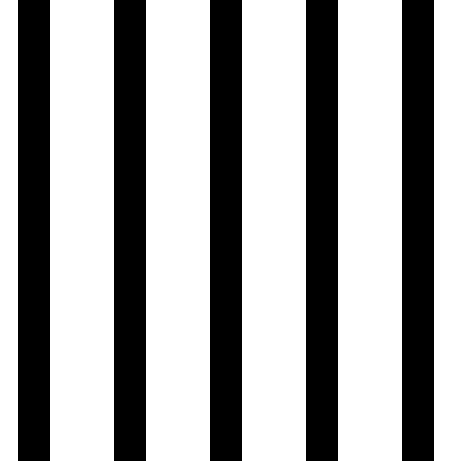
#> input picture EE610/src/zebra.png, 461 x 461 px
$ python fft_phase.py   (older library calls are emulated)
#> lines starting #> are read from the running program, lines starting #| are printed output that depends on the picture; after the words box and inside, x2 and y2 are one past the last pixel; in counts of white or black regions, pixels touching at a corner belong together
#> `img = Image.open('./../src/zebra.png').convert('L')`: img: PIL image 461x461 L; 65.3% white; 5 black regions, box (x1, y1, x2, y2) and area: (18, 0, 50, 461) 14752, (114, 0, 146, 461) 14752, (210, 0, 242, 461) 14752, (306, 0, 338, 461) 14752, (402, 0, 434, 461) 14752
### EE610/assgn1/final_fun.py
import numpy as np
from PIL import Image
from matplotlib import pyplot as plt

def showimg(l):
    '''
    accepts np array type object and constructs image from it
    and displays the image
    '''
    l = np.uint8(l)  # converting the values in integers in range of 0-255
    img = Image.fromarray(l)
    img.show()
    return img


def do_fft(nparray):
    '''
    accepts the np array of the image
    and return the DFT of it
    '''
    return np.fft.fftshift(np.fft.fft2(nparray))  # fftshift shifts the spectrum to the centre


# [164 lines left out: functions do_ifft, do_gamma, do_log, guassian_kernel, do_guassian_blur, non_zero_min and 5 more, not called in this run]


def display_fft_phase(l):
    '''
    method for displaying phase of fourier transform
    accepts np array type object
    and shows the phase plot of the fourier transform
    '''
    l = do_fft(l)

    def phase(i):
        '''
        returns the phase of imaginary number i
        '''
        return np.arctan2(i.imag, i.real)

    # np.vectorize helps effective operation of phase method to each of the element in array 'l'
    phase = np.vectorize(phase, otypes=[np.float])
    l = phase(l)
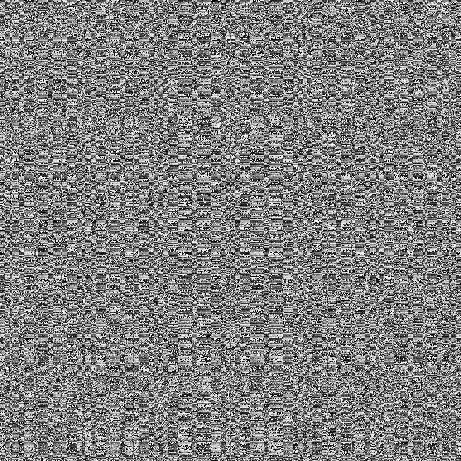
#> l: shape (461, 461) float64; min -3.14, max 3.14, mean 0.00073; drawn with min black and max white

    # Remapping values n the range of 0-255 in order to diplay
    maxi = np.max(l.ravel())
#> maxi = 3.14
    mini = np.min(l.ravel())
#> mini = -3.14
    l = l - mini
    l = l / maxi
    l = l * 255
    showimg(l)
#> in showimg (call 2), `l = np.uint8(l)`:
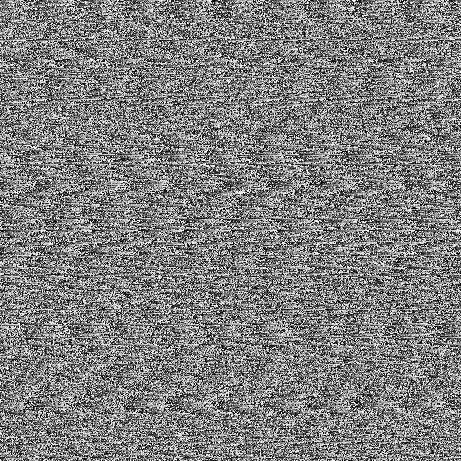
#> l: shape (461, 461); min 0, max 255, mean 127.1

# [46 lines left out: functions butterworth_filter, remove_padding, do_butterworth_sharpening, not called in this run]

### EE610/assgn1/fft_phase.py
from final_fun import *


#this will open image
#various image files are located in './../src/'
img = Image.open('./../src/zebra.png').convert('L')      #opening any image by converting in greyscale
l = np.array(img)       #converting image into np array type object to play with

##Test 7:
##displaying phase of fourier transform
showimg(l)
l = display_fft_phase(l)

$ run again, with EE610/src/3.png copied over EE610/src/zebra.png
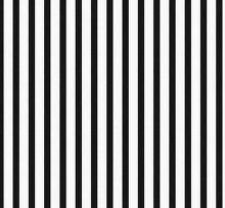
#> input picture EE610/src/3.png, 225 x 208 px
#> in display_fft_phase, `l = phase(l)`:
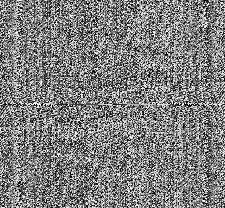
#> l: shape (208, 225) float64; min -3.14, max 3.14, mean 1.82e-18; drawn with min black and max white
#> maxi = 3.14
#> mini = -3.14
#> in showimg (call 2), `l = np.uint8(l)`:
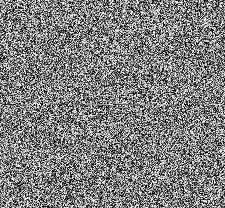
#> l: shape (208, 225); min 0, max 255, mean 127
